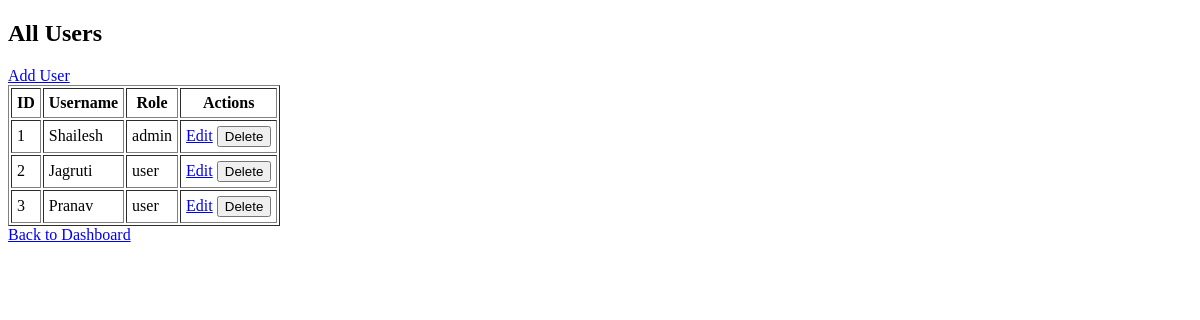
The page /users (signed in) on the database as committed earlier.
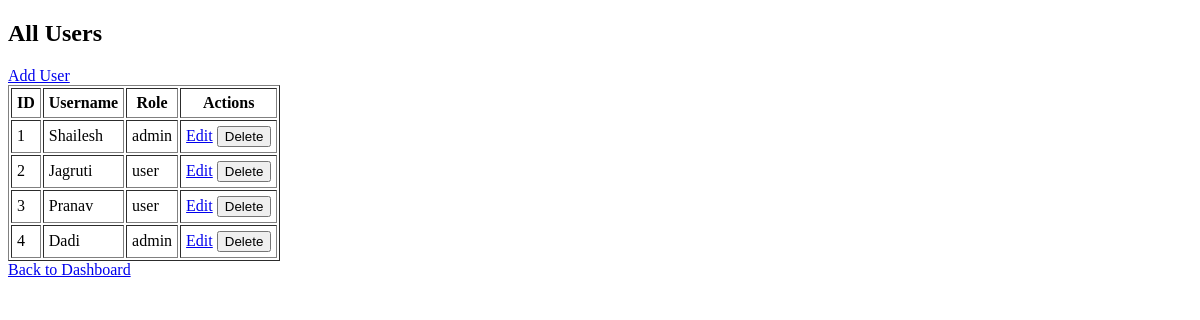
The same page on the database as committed later.
### tables this page shows
CREATE TABLE users (
            id INTEGER PRIMARY KEY AUTOINCREMENT,
            username TEXT UNIQUE NOT NULL,
            password TEXT NOT NULL,
            role TEXT NOT NULL CHECK(role IN ('admin', 'user'))
        );

### app.py (the view)
@app.route('/users')
def list_users():
    if session.get('role') != 'admin':
        flash('Only admins can view users.')
        return redirect(url_for('index'))
    conn = get_db_connection()
    users = conn.execute('SELECT id, username, role FROM users').fetchall()
    conn.close()
    return render_template('users.html', users=users)

### app.py (called while the page is built)
def get_db_connection():
    conn = sqlite3.connect('database.db')
    conn.row_factory = sqlite3.Row
    return conn

### templates/users.html (shortened to what this page needs)
<!DOCTYPE html>
<html>
<head>
</head>
<body>
    <h2>All Users</h2>
    <a href="{{ url_for('add_user') }}">Add User</a>
    <table border="1" cellpadding="5">
        <tr>
            <th>ID</th>
            <th>Username</th>
            <th>Role</th>
            <th>Actions</th>
        </tr>
        {% for user in users %}
        <tr>
            <td>{{ user.id }}</td>
            <td>{{ user.username }}</td>
            <td>{{ user.role }}</td>
            <td>
                <a href="{{ url_for('edit_user', user_id=user.id) }}">Edit</a>
                <form action="{{ url_for('delete_user', user_id=user.id) }}" method="post" style="display:inline;">
                    <button type="submit" onclick="return confirm('Delete this user?');">Delete</button>
                </form>
            </td>
        </tr>
        {% endfor %}
    </table>
    <a href="{{ url_for('index') }}">Back to Dashboard</a>
</body>
</html>

Rows that differ between the two databases and show on the page:
added users: id "4", username "Dadi", role "admin"
